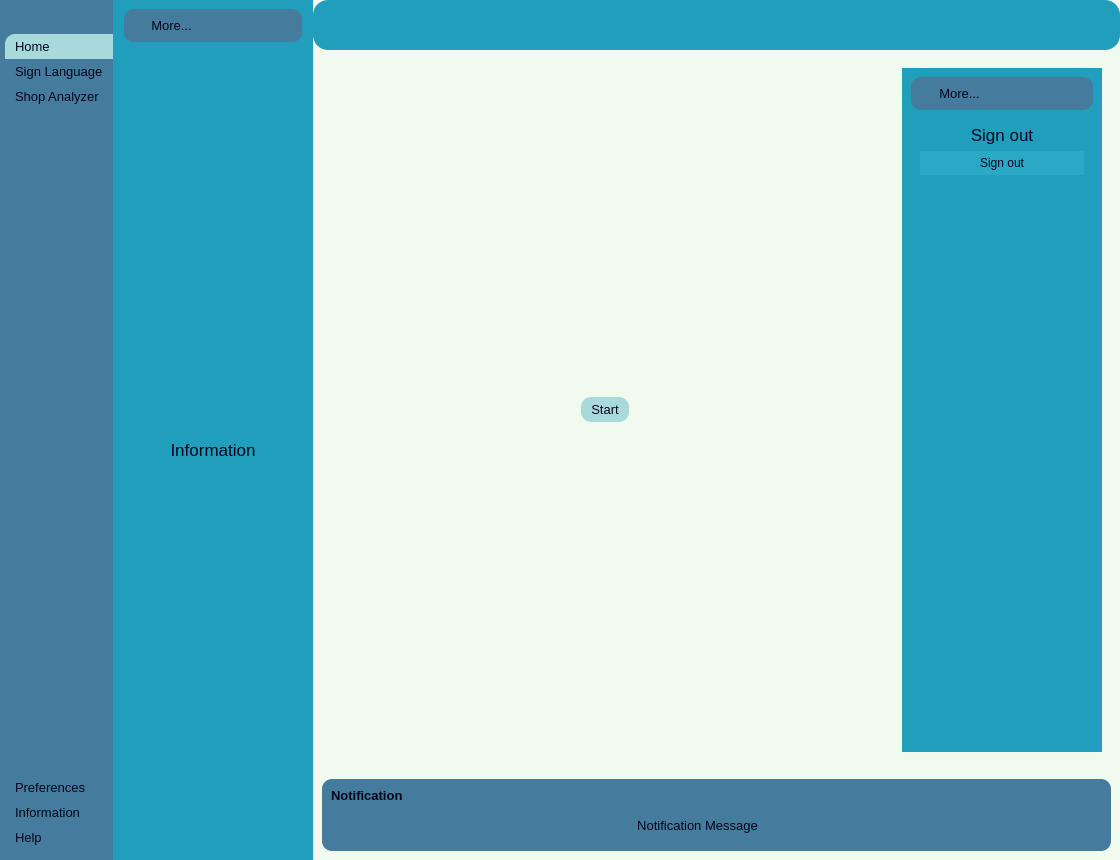
<?xml version="1.0" encoding="UTF-8"?>
<ui version="4.0">
 <class>MainWindow</class>
 <widget class="QMainWindow" name="MainWindow">
  <property name="geometry">
   <rect>
    <x>0</x>
    <y>0</y>
    <width>1120</width>
    <height>860</height>
   </rect>
  </property>
  <property name="windowTitle">
   <string>GUI</string>
  </property>
  <property name="styleSheet">
   <string notr="true">*{
border: none;
background-color: transparent;
background:transparent;
padding:0;
margin:0;
color:#03071E;
}
#centralwidget{
background-color: #1D3557
}

#LeftSubMenu{
background-color: rgb(69, 123, 157);
}

#LeftSubMenu QPushButton{
text-align:left;
padding:5px 10px;
border-top-left-radius:10px;
}

#CenterMenuSub{
background-color:#219EBC;
}

#frame_4{
background-color: rgb(69, 123, 157);
border-radius:10px;
}

#RightMenuSub{
background-color: rgb(69, 123, 157);
}</string>
  </property>
  <widget class="QWidget" name="centralwidget">
   <layout class="QHBoxLayout" name="horizontalLayout">
    <property name="spacing">
     <number>0</number>
    </property>
    <property name="leftMargin">
     <number>0</number>
    </property>
    <property name="topMargin">
     <number>0</number>
    </property>
    <property name="rightMargin">
     <number>0</number>
    </property>
    <property name="bottomMargin">
     <number>0</number>
    </property>
    <item alignment="Qt::AlignLeft">
     <widget class="QWidget" name="LeftMenu" native="true">
      <layout class="QVBoxLayout" name="verticalLayout">
       <property name="spacing">
        <number>0</number>
       </property>
       <property name="leftMargin">
        <number>0</number>
       </property>
       <property name="topMargin">
        <number>0</number>
       </property>
       <property name="rightMargin">
        <number>0</number>
       </property>
       <property name="bottomMargin">
        <number>0</number>
       </property>
       <item alignment="Qt::AlignLeft">
        <widget class="QWidget" name="LeftSubMenu" native="true">
         <layout class="QVBoxLayout" name="verticalLayout_2">
          <property name="spacing">
           <number>0</number>
          </property>
          <property name="leftMargin">
           <number>5</number>
          </property>
          <property name="topMargin">
           <number>0</number>
          </property>
          <property name="rightMargin">
           <number>0</number>
          </property>
          <property name="bottomMargin">
           <number>0</number>
          </property>
          <item alignment="Qt::AlignTop">
           <widget class="QFrame" name="frame">
            <property name="frameShape">
             <enum>QFrame::StyledPanel</enum>
            </property>
            <property name="frameShadow">
             <enum>QFrame::Raised</enum>
            </property>
            <layout class="QHBoxLayout" name="horizontalLayout_2">
             <property name="spacing">
              <number>0</number>
             </property>
             <property name="leftMargin">
              <number>0</number>
             </property>
             <property name="topMargin">
              <number>0</number>
             </property>
             <property name="rightMargin">
              <number>0</number>
             </property>
             <property name="bottomMargin">
              <number>0</number>
             </property>
             <item>
              <widget class="QPushButton" name="MenuBtn">
               <property name="focusPolicy">
                <enum>Qt::NoFocus</enum>
               </property>
               <property name="toolTip">
                <string>Menu</string>
               </property>
               <property name="text">
                <string/>
               </property>
               <property name="icon">
                <iconset resource="resources.qrc">
                 <normaloff>:/icons/icons/align-justify.svg</normaloff>:/icons/icons/align-justify.svg</iconset>
               </property>
               <property name="iconSize">
                <size>
                 <width>24</width>
                 <height>24</height>
                </size>
               </property>
              </widget>
             </item>
            </layout>
           </widget>
          </item>
          <item alignment="Qt::AlignTop">
           <widget class="QFrame" name="frame_2">
            <property name="sizePolicy">
             <sizepolicy hsizetype="Preferred" vsizetype="Preferred">
              <horstretch>0</horstretch>
              <verstretch>0</verstretch>
             </sizepolicy>
            </property>
            <property name="styleSheet">
             <string notr="true">#button_sign:hover, #button_shop:hover{
	background-color: rgb(59, 113, 147);
}</string>
            </property>
            <property name="frameShape">
             <enum>QFrame::StyledPanel</enum>
            </property>
            <property name="frameShadow">
             <enum>QFrame::Raised</enum>
            </property>
            <layout class="QVBoxLayout" name="verticalLayout_3">
             <property name="spacing">
              <number>0</number>
             </property>
             <property name="leftMargin">
              <number>0</number>
             </property>
             <property name="topMargin">
              <number>10</number>
             </property>
             <property name="rightMargin">
              <number>0</number>
             </property>
             <property name="bottomMargin">
              <number>10</number>
             </property>
             <item>
              <widget class="QPushButton" name="button_home">
               <property name="font">
                <font>
                 <pointsize>10</pointsize>
                </font>
               </property>
               <property name="cursor">
                <cursorShape>ArrowCursor</cursorShape>
               </property>
               <property name="focusPolicy">
                <enum>Qt::NoFocus</enum>
               </property>
               <property name="toolTip">
                <string/>
               </property>
               <property name="styleSheet">
                <string notr="true">background-color: rgb(168, 218, 220);</string>
               </property>
               <property name="text">
                <string>Home</string>
               </property>
               <property name="icon">
                <iconset resource="resources.qrc">
                 <normaloff>:/icons/icons/home.svg</normaloff>:/icons/icons/home.svg</iconset>
               </property>
               <property name="iconSize">
                <size>
                 <width>24</width>
                 <height>24</height>
                </size>
               </property>
              </widget>
             </item>
             <item>
              <widget class="QPushButton" name="button_sign">
               <property name="enabled">
                <bool>true</bool>
               </property>
               <property name="font">
                <font>
                 <pointsize>10</pointsize>
                 <weight>50</weight>
                 <bold>false</bold>
                </font>
               </property>
               <property name="cursor">
                <cursorShape>PointingHandCursor</cursorShape>
               </property>
               <property name="focusPolicy">
                <enum>Qt::NoFocus</enum>
               </property>
               <property name="toolTip">
                <string/>
               </property>
               <property name="styleSheet">
                <string notr="true"/>
               </property>
               <property name="text">
                <string>Sign Language</string>
               </property>
               <property name="icon">
                <iconset resource="resources.qrc">
                 <normaloff>:/icons/icons/smile.svg</normaloff>:/icons/icons/smile.svg</iconset>
               </property>
               <property name="iconSize">
                <size>
                 <width>24</width>
                 <height>24</height>
                </size>
               </property>
              </widget>
             </item>
             <item>
              <widget class="QPushButton" name="button_shop">
               <property name="font">
                <font>
                 <pointsize>10</pointsize>
                </font>
               </property>
               <property name="cursor">
                <cursorShape>PointingHandCursor</cursorShape>
               </property>
               <property name="focusPolicy">
                <enum>Qt::NoFocus</enum>
               </property>
               <property name="toolTip">
                <string/>
               </property>
               <property name="styleSheet">
                <string notr="true"/>
               </property>
               <property name="text">
                <string>Shop Analyzer</string>
               </property>
               <property name="icon">
                <iconset resource="resources.qrc">
                 <normaloff>:/icons/icons/shopping-cart.svg</normaloff>:/icons/icons/shopping-cart.svg</iconset>
               </property>
               <property name="iconSize">
                <size>
                 <width>24</width>
                 <height>24</height>
                </size>
               </property>
              </widget>
             </item>
            </layout>
           </widget>
          </item>
          <item>
           <spacer name="verticalSpacer">
            <property name="orientation">
             <enum>Qt::Vertical</enum>
            </property>
            <property name="sizeHint" stdset="0">
             <size>
              <width>20</width>
              <height>40</height>
             </size>
            </property>
           </spacer>
          </item>
          <item alignment="Qt::AlignBottom">
           <widget class="QFrame" name="frame_3">
            <property name="styleSheet">
             <string notr="true">QPushButton:hover{
	background-color: rgb(59, 113, 147);
}</string>
            </property>
            <property name="frameShape">
             <enum>QFrame::StyledPanel</enum>
            </property>
            <property name="frameShadow">
             <enum>QFrame::Raised</enum>
            </property>
            <layout class="QVBoxLayout" name="verticalLayout_4">
             <property name="spacing">
              <number>0</number>
             </property>
             <property name="leftMargin">
              <number>0</number>
             </property>
             <property name="topMargin">
              <number>10</number>
             </property>
             <property name="rightMargin">
              <number>0</number>
             </property>
             <property name="bottomMargin">
              <number>10</number>
             </property>
             <item>
              <widget class="QPushButton" name="button_pref">
               <property name="font">
                <font>
                 <pointsize>10</pointsize>
                </font>
               </property>
               <property name="cursor">
                <cursorShape>PointingHandCursor</cursorShape>
               </property>
               <property name="focusPolicy">
                <enum>Qt::NoFocus</enum>
               </property>
               <property name="toolTip">
                <string>Go to Settings</string>
               </property>
               <property name="text">
                <string>Preferences</string>
               </property>
               <property name="icon">
                <iconset resource="resources.qrc">
                 <normaloff>:/icons/icons/settings.svg</normaloff>:/icons/icons/settings.svg</iconset>
               </property>
               <property name="iconSize">
                <size>
                 <width>24</width>
                 <height>24</height>
                </size>
               </property>
              </widget>
             </item>
             <item>
              <widget class="QPushButton" name="button_info">
               <property name="font">
                <font>
                 <pointsize>10</pointsize>
                </font>
               </property>
               <property name="cursor">
                <cursorShape>PointingHandCursor</cursorShape>
               </property>
               <property name="focusPolicy">
                <enum>Qt::NoFocus</enum>
               </property>
               <property name="toolTip">
                <string>Information About The App</string>
               </property>
               <property name="text">
                <string>Information</string>
               </property>
               <property name="icon">
                <iconset resource="resources.qrc">
                 <normaloff>:/icons/icons/info.svg</normaloff>:/icons/icons/info.svg</iconset>
               </property>
               <property name="iconSize">
                <size>
                 <width>24</width>
                 <height>24</height>
                </size>
               </property>
              </widget>
             </item>
             <item>
              <widget class="QPushButton" name="button_help">
               <property name="font">
                <font>
                 <pointsize>10</pointsize>
                </font>
               </property>
               <property name="cursor">
                <cursorShape>PointingHandCursor</cursorShape>
               </property>
               <property name="focusPolicy">
                <enum>Qt::NoFocus</enum>
               </property>
               <property name="toolTip">
                <string>Get More Help</string>
               </property>
               <property name="text">
                <string>Help</string>
               </property>
               <property name="icon">
                <iconset resource="resources.qrc">
                 <normaloff>:/icons/icons/help-circle.svg</normaloff>:/icons/icons/help-circle.svg</iconset>
               </property>
               <property name="iconSize">
                <size>
                 <width>24</width>
                 <height>24</height>
                </size>
               </property>
              </widget>
             </item>
            </layout>
           </widget>
          </item>
         </layout>
        </widget>
       </item>
      </layout>
     </widget>
    </item>
    <item>
     <widget class="QWidget" name="center_menu" native="true">
      <property name="minimumSize">
       <size>
        <width>200</width>
        <height>0</height>
       </size>
      </property>
      <layout class="QVBoxLayout" name="verticalLayout_5">
       <property name="spacing">
        <number>0</number>
       </property>
       <property name="leftMargin">
        <number>0</number>
       </property>
       <property name="topMargin">
        <number>0</number>
       </property>
       <property name="rightMargin">
        <number>0</number>
       </property>
       <property name="bottomMargin">
        <number>0</number>
       </property>
       <item alignment="Qt::AlignLeft">
        <widget class="QWidget" name="CenterMenuSub" native="true">
         <property name="minimumSize">
          <size>
           <width>200</width>
           <height>0</height>
          </size>
         </property>
         <layout class="QVBoxLayout" name="verticalLayout_6">
          <property name="leftMargin">
           <number>11</number>
          </property>
          <property name="rightMargin">
           <number>11</number>
          </property>
          <item alignment="Qt::AlignTop">
           <widget class="QFrame" name="frame_4">
            <property name="styleSheet">
             <string notr="true"/>
            </property>
            <property name="frameShape">
             <enum>QFrame::StyledPanel</enum>
            </property>
            <property name="frameShadow">
             <enum>QFrame::Raised</enum>
            </property>
            <layout class="QHBoxLayout" name="horizontalLayout_3">
             <item>
              <widget class="QLabel" name="label">
               <property name="font">
                <font>
                 <pointsize>10</pointsize>
                </font>
               </property>
               <property name="text">
                <string>More...</string>
               </property>
               <property name="alignment">
                <set>Qt::AlignCenter</set>
               </property>
              </widget>
             </item>
             <item alignment="Qt::AlignRight">
              <widget class="QPushButton" name="button_center_close">
               <property name="cursor">
                <cursorShape>PointingHandCursor</cursorShape>
               </property>
               <property name="text">
                <string/>
               </property>
               <property name="icon">
                <iconset resource="resources.qrc">
                 <normaloff>:/icons/icons/x-circle.svg</normaloff>:/icons/icons/x-circle.svg</iconset>
               </property>
               <property name="iconSize">
                <size>
                 <width>24</width>
                 <height>24</height>
                </size>
               </property>
              </widget>
             </item>
            </layout>
           </widget>
          </item>
          <item>
           <widget class="QStackedWidget" name="stackedWidget_side">
            <property name="enabled">
             <bool>true</bool>
            </property>
            <property name="minimumSize">
             <size>
              <width>0</width>
              <height>0</height>
             </size>
            </property>
            <property name="currentIndex">
             <number>2</number>
            </property>
            <widget class="QWidget" name="page_pref">
             <layout class="QVBoxLayout" name="verticalLayout_7">
              <item>
               <widget class="QLabel" name="label_2">
                <property name="font">
                 <font>
                  <pointsize>13</pointsize>
                 </font>
                </property>
                <property name="text">
                 <string>Preferences</string>
                </property>
                <property name="alignment">
                 <set>Qt::AlignCenter</set>
                </property>
               </widget>
              </item>
             </layout>
            </widget>
            <widget class="QWidget" name="page_help">
             <layout class="QVBoxLayout" name="verticalLayout_9">
              <item>
               <widget class="QLabel" name="label_4">
                <property name="font">
                 <font>
                  <pointsize>13</pointsize>
                  <weight>50</weight>
                  <bold>false</bold>
                 </font>
                </property>
                <property name="text">
                 <string>Help</string>
                </property>
                <property name="alignment">
                 <set>Qt::AlignCenter</set>
                </property>
               </widget>
              </item>
             </layout>
            </widget>
            <widget class="QWidget" name="page_info">
             <layout class="QVBoxLayout" name="verticalLayout_8">
              <item>
               <widget class="QLabel" name="label_3">
                <property name="font">
                 <font>
                  <pointsize>13</pointsize>
                  <weight>50</weight>
                  <bold>false</bold>
                 </font>
                </property>
                <property name="text">
                 <string>Information</string>
                </property>
                <property name="alignment">
                 <set>Qt::AlignCenter</set>
                </property>
               </widget>
              </item>
             </layout>
            </widget>
           </widget>
          </item>
         </layout>
        </widget>
       </item>
      </layout>
     </widget>
    </item>
    <item>
     <widget class="QWidget" name="main_body" native="true">
      <property name="sizePolicy">
       <sizepolicy hsizetype="Expanding" vsizetype="Preferred">
        <horstretch>0</horstretch>
        <verstretch>0</verstretch>
       </sizepolicy>
      </property>
      <property name="styleSheet">
       <string notr="true">background-color: rgb(241, 250, 238);</string>
      </property>
      <layout class="QVBoxLayout" name="verticalLayout_10">
       <property name="spacing">
        <number>0</number>
       </property>
       <property name="leftMargin">
        <number>0</number>
       </property>
       <property name="topMargin">
        <number>0</number>
       </property>
       <property name="rightMargin">
        <number>0</number>
       </property>
       <property name="bottomMargin">
        <number>0</number>
       </property>
       <item alignment="Qt::AlignTop">
        <widget class="QWidget" name="header_container" native="true">
         <property name="styleSheet">
          <string notr="true">background-color: rgb(33, 158, 188);
border-radius:15px</string>
         </property>
         <layout class="QHBoxLayout" name="horizontalLayout_5">
          <item alignment="Qt::AlignHCenter">
           <widget class="QFrame" name="frame_6">
            <property name="frameShape">
             <enum>QFrame::StyledPanel</enum>
            </property>
            <property name="frameShadow">
             <enum>QFrame::Raised</enum>
            </property>
            <layout class="QHBoxLayout" name="horizontalLayout_6">
             <item>
              <widget class="QPushButton" name="button_account">
               <property name="cursor">
                <cursorShape>PointingHandCursor</cursorShape>
               </property>
               <property name="focusPolicy">
                <enum>Qt::NoFocus</enum>
               </property>
               <property name="toolTip">
                <string>Profile</string>
               </property>
               <property name="text">
                <string/>
               </property>
               <property name="icon">
                <iconset resource="resources.qrc">
                 <normaloff>:/icons/icons/user.svg</normaloff>:/icons/icons/user.svg</iconset>
               </property>
               <property name="iconSize">
                <size>
                 <width>24</width>
                 <height>24</height>
                </size>
               </property>
              </widget>
             </item>
             <item>
              <widget class="QPushButton" name="button_more">
               <property name="cursor">
                <cursorShape>PointingHandCursor</cursorShape>
               </property>
               <property name="focusPolicy">
                <enum>Qt::NoFocus</enum>
               </property>
               <property name="toolTip">
                <string>More</string>
               </property>
               <property name="text">
                <string/>
               </property>
               <property name="icon">
                <iconset resource="resources.qrc">
                 <normaloff>:/icons/icons/more-horizontal.svg</normaloff>:/icons/icons/more-horizontal.svg</iconset>
               </property>
               <property name="iconSize">
                <size>
                 <width>24</width>
                 <height>24</height>
                </size>
               </property>
              </widget>
             </item>
            </layout>
           </widget>
          </item>
         </layout>
        </widget>
       </item>
       <item>
        <widget class="QWidget" name="main_body_content" native="true">
         <property name="sizePolicy">
          <sizepolicy hsizetype="Preferred" vsizetype="Expanding">
           <horstretch>0</horstretch>
           <verstretch>0</verstretch>
          </sizepolicy>
         </property>
         <property name="styleSheet">
          <string notr="true"/>
         </property>
         <layout class="QHBoxLayout" name="horizontalLayout_7">
          <item>
           <widget class="QWidget" name="mainContents" native="true">
            <layout class="QVBoxLayout" name="verticalLayout_15">
             <item>
              <widget class="QStackedWidget" name="stackedWidget_main">
               <property name="currentIndex">
                <number>2</number>
               </property>
               <widget class="QWidget" name="page_home">
                <layout class="QVBoxLayout" name="verticalLayout_16">
                 <item>
                  <widget class="QLabel" name="label_home">
                   <property name="font">
                    <font>
                     <pointsize>13</pointsize>
                     <weight>50</weight>
                     <bold>false</bold>
                    </font>
                   </property>
                   <property name="text">
                    <string>Home</string>
                   </property>
                   <property name="alignment">
                    <set>Qt::AlignCenter</set>
                   </property>
                   <property name="wordWrap">
                    <bool>true</bool>
                   </property>
                  </widget>
                 </item>
                </layout>
               </widget>
               <widget class="QWidget" name="page_sign">
                <layout class="QVBoxLayout" name="verticalLayout_17">
                 <item>
                  <widget class="QLabel" name="label_sign">
                   <property name="font">
                    <font>
                     <pointsize>13</pointsize>
                     <weight>50</weight>
                     <bold>false</bold>
                    </font>
                   </property>
                   <property name="text">
                    <string>Sign Language</string>
                   </property>
                   <property name="alignment">
                    <set>Qt::AlignCenter</set>
                   </property>
                  </widget>
                 </item>
                </layout>
               </widget>
               <widget class="QWidget" name="page_shop">
                <layout class="QVBoxLayout" name="verticalLayout_18">
                 <item>
                  <layout class="QVBoxLayout" name="graph_shop"/>
                 </item>
                 <item>
                  <widget class="QWidget" name="horizontalWidget" native="true">
                   <layout class="QHBoxLayout" name="horizontalLayout_4">
                    <item>
                     <spacer name="horizontalSpacer">
                      <property name="orientation">
                       <enum>Qt::Horizontal</enum>
                      </property>
                      <property name="sizeHint" stdset="0">
                       <size>
                        <width>40</width>
                        <height>20</height>
                       </size>
                      </property>
                     </spacer>
                    </item>
                    <item>
                     <widget class="QPushButton" name="shop_start">
                      <property name="font">
                       <font>
                        <pointsize>10</pointsize>
                       </font>
                      </property>
                      <property name="cursor">
                       <cursorShape>PointingHandCursor</cursorShape>
                      </property>
                      <property name="styleSheet">
                       <string notr="true">QPushButton {
	background-color: rgb(168, 218, 220);
	padding: 5px 10px;
	border-radius: 10px;
}

QPushButton:hover{
	background-color: rgb(158, 208, 210);
}</string>
                      </property>
                      <property name="text">
                       <string>Start</string>
                      </property>
                      <property name="icon">
                       <iconset resource="resources.qrc">
                        <normaloff>:/icons/icons/play.svg</normaloff>:/icons/icons/play.svg</iconset>
                      </property>
                      <property name="iconSize">
                       <size>
                        <width>24</width>
                        <height>24</height>
                       </size>
                      </property>
                      <property name="checkable">
                       <bool>false</bool>
                      </property>
                     </widget>
                    </item>
                    <item>
                     <spacer name="horizontalSpacer_2">
                      <property name="orientation">
                       <enum>Qt::Horizontal</enum>
                      </property>
                      <property name="sizeHint" stdset="0">
                       <size>
                        <width>40</width>
                        <height>20</height>
                       </size>
                      </property>
                     </spacer>
                    </item>
                   </layout>
                  </widget>
                 </item>
                </layout>
               </widget>
              </widget>
             </item>
            </layout>
           </widget>
          </item>
          <item alignment="Qt::AlignRight">
           <widget class="QWidget" name="right_menu" native="true">
            <property name="minimumSize">
             <size>
              <width>200</width>
              <height>0</height>
             </size>
            </property>
            <layout class="QVBoxLayout" name="verticalLayout_11">
             <item>
              <widget class="QWidget" name="rightMenuSub" native="true">
               <property name="minimumSize">
                <size>
                 <width>200</width>
                 <height>0</height>
                </size>
               </property>
               <property name="styleSheet">
                <string notr="true">background-color:#219EBC;
</string>
               </property>
               <layout class="QVBoxLayout" name="verticalLayout_12">
                <item>
                 <widget class="QFrame" name="frame_7">
                  <property name="styleSheet">
                   <string notr="true">background-color: rgb(69, 123, 157);
border-radius:10px;</string>
                  </property>
                  <property name="frameShape">
                   <enum>QFrame::StyledPanel</enum>
                  </property>
                  <property name="frameShadow">
                   <enum>QFrame::Raised</enum>
                  </property>
                  <layout class="QHBoxLayout" name="horizontalLayout_8">
                   <item>
                    <widget class="QLabel" name="label_5">
                     <property name="font">
                      <font>
                       <pointsize>10</pointsize>
                      </font>
                     </property>
                     <property name="text">
                      <string>More...</string>
                     </property>
                     <property name="alignment">
                      <set>Qt::AlignCenter</set>
                     </property>
                    </widget>
                   </item>
                   <item alignment="Qt::AlignRight">
                    <widget class="QPushButton" name="button_right_close">
                     <property name="cursor">
                      <cursorShape>PointingHandCursor</cursorShape>
                     </property>
                     <property name="toolTip">
                      <string>Close Menu</string>
                     </property>
                     <property name="text">
                      <string/>
                     </property>
                     <property name="icon">
                      <iconset resource="resources.qrc">
                       <normaloff>:/icons/icons/x-circle.svg</normaloff>:/icons/icons/x-circle.svg</iconset>
                     </property>
                     <property name="iconSize">
                      <size>
                       <width>24</width>
                       <height>24</height>
                      </size>
                     </property>
                    </widget>
                   </item>
                  </layout>
                 </widget>
                </item>
                <item>
                 <widget class="QStackedWidget" name="stackedWidget_right">
                  <property name="currentIndex">
                   <number>1</number>
                  </property>
                  <widget class="QWidget" name="page_profile">
                   <layout class="QVBoxLayout" name="verticalLayout_13">
                    <item>
                     <widget class="QLabel" name="label_6">
                      <property name="font">
                       <font>
                        <pointsize>13</pointsize>
                        <weight>50</weight>
                        <bold>false</bold>
                       </font>
                      </property>
                      <property name="text">
                       <string>Profile</string>
                      </property>
                      <property name="alignment">
                       <set>Qt::AlignCenter</set>
                      </property>
                     </widget>
                    </item>
                    <item>
                     <widget class="QLabel" name="signed_in_as">
                      <property name="text">
                       <string>Signed in as:</string>
                      </property>
                      <property name="wordWrap">
                       <bool>true</bool>
                      </property>
                     </widget>
                    </item>
                    <item>
                     <widget class="QLabel" name="no_of_usage">
                      <property name="text">
                       <string>No. of usage before:</string>
                      </property>
                      <property name="wordWrap">
                       <bool>true</bool>
                      </property>
                     </widget>
                    </item>
                    <item>
                     <spacer name="verticalSpacer_2">
                      <property name="orientation">
                       <enum>Qt::Vertical</enum>
                      </property>
                      <property name="sizeHint" stdset="0">
                       <size>
                        <width>20</width>
                        <height>40</height>
                       </size>
                      </property>
                     </spacer>
                    </item>
                   </layout>
                  </widget>
                  <widget class="QWidget" name="page_more">
                   <layout class="QVBoxLayout" name="verticalLayout_14">
                    <item>
                     <widget class="QLabel" name="label_7">
                      <property name="font">
                       <font>
                        <pointsize>13</pointsize>
                        <weight>50</weight>
                        <bold>false</bold>
                       </font>
                      </property>
                      <property name="text">
                       <string>Sign out</string>
                      </property>
                      <property name="alignment">
                       <set>Qt::AlignCenter</set>
                      </property>
                     </widget>
                    </item>
                    <item>
                     <widget class="QPushButton" name="button_signout">
                      <property name="font">
                       <font>
                        <weight>50</weight>
                        <bold>false</bold>
                        <underline>false</underline>
                       </font>
                      </property>
                      <property name="cursor">
                       <cursorShape>PointingHandCursor</cursorShape>
                      </property>
                      <property name="styleSheet">
                       <string notr="true">QPushButton{
	padding: 5px 10px;
	background-color: rgb(43, 168, 198);
}

QPushButton:hover{
	background-color: rgb(23, 148, 178);
}</string>
                      </property>
                      <property name="text">
                       <string>Sign out</string>
                      </property>
                     </widget>
                    </item>
                    <item>
                     <spacer name="verticalSpacer_3">
                      <property name="orientation">
                       <enum>Qt::Vertical</enum>
                      </property>
                      <property name="sizeHint" stdset="0">
                       <size>
                        <width>20</width>
                        <height>40</height>
                       </size>
                      </property>
                     </spacer>
                    </item>
                   </layout>
                  </widget>
                 </widget>
                </item>
               </layout>
              </widget>
             </item>
            </layout>
           </widget>
          </item>
         </layout>
        </widget>
       </item>
       <item>
        <widget class="QWidget" name="popup_container" native="true">
         <layout class="QVBoxLayout" name="verticalLayout_19">
          <item>
           <widget class="QWidget" name="popupMessageSub" native="true">
            <property name="styleSheet">
             <string notr="true">background-color: rgb(69, 123, 157);
border-radius:10px;</string>
            </property>
            <layout class="QVBoxLayout" name="verticalLayout_20">
             <item>
              <widget class="QLabel" name="label_12">
               <property name="font">
                <font>
                 <pointsize>10</pointsize>
                 <weight>75</weight>
                 <bold>true</bold>
                </font>
               </property>
               <property name="text">
                <string>Notification</string>
               </property>
              </widget>
             </item>
             <item>
              <widget class="QFrame" name="frame_8">
               <property name="frameShape">
                <enum>QFrame::StyledPanel</enum>
               </property>
               <property name="frameShadow">
                <enum>QFrame::Raised</enum>
               </property>
               <layout class="QHBoxLayout" name="horizontalLayout_9">
                <item>
                 <widget class="QLabel" name="label_notification">
                  <property name="sizePolicy">
                   <sizepolicy hsizetype="Expanding" vsizetype="Preferred">
                    <horstretch>0</horstretch>
                    <verstretch>0</verstretch>
                   </sizepolicy>
                  </property>
                  <property name="font">
                   <font>
                    <pointsize>10</pointsize>
                   </font>
                  </property>
                  <property name="text">
                   <string>Notification Message</string>
                  </property>
                  <property name="alignment">
                   <set>Qt::AlignCenter</set>
                  </property>
                 </widget>
                </item>
                <item alignment="Qt::AlignRight">
                 <widget class="QPushButton" name="pushButton_8">
                  <property name="toolTip">
                   <string>Close Notification</string>
                  </property>
                  <property name="text">
                   <string/>
                  </property>
                  <property name="icon">
                   <iconset resource="resources.qrc">
                    <normaloff>:/icons/icons/x-octagon.svg</normaloff>:/icons/icons/x-octagon.svg</iconset>
                  </property>
                  <property name="iconSize">
                   <size>
                    <width>24</width>
                    <height>24</height>
                   </size>
                  </property>
                 </widget>
                </item>
               </layout>
              </widget>
             </item>
            </layout>
           </widget>
          </item>
         </layout>
        </widget>
       </item>
      </layout>
     </widget>
    </item>
   </layout>
  </widget>
 </widget>
 <resources>
  <include location="resources.qrc"/>
 </resources>
 <connections/>
</ui>
